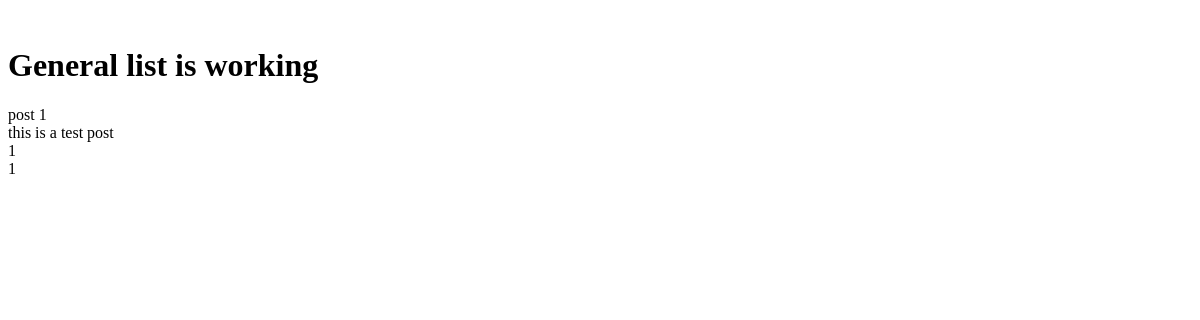
The app's page /posts/, older data.
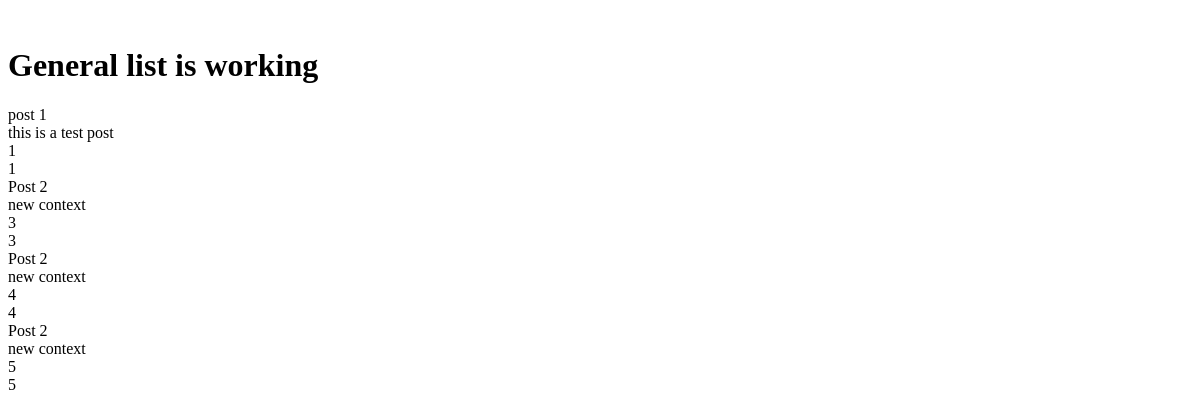
The same page, newer data.
### posts/models.py (models this page shows, shortened)
class Post(models.Model):
    title = models.CharField(max_length=120)
    content = models.TextField()
    update = models.DateTimeField(auto_now=True, auto_now_add=False)
    timestamp = models.DateTimeField(auto_now=False, auto_now_add=True)

### posts/views.py (the view)
def post_home(request):
    queryset = Post.objects.all()
    context = {
        "query_list": queryset,
        "title": "General list"
        }
    return render(request, "index.html", context)

### templates/index.html (shortened to what this page needs)
<!DOCTYPE html>
<html lang="en">
<head>
</head>
<br>
<h1>{{title}} is working</h1>
{% for x in query_list %}
{{x.title}}</br>
{{x.content}}</br>
{{x.id}}</br>
{{x.pk}}</br>
{% endfor%}
</body>
</html>

Row changes from the older to the newer data that the page shows:
added Post: title "Post 2", content "new context", id "3", pk "3"
added Post: title "Post 2", content "new context", id "4", pk "4"
added Post: title "Post 2", content "new context", id "5", pk "5"
